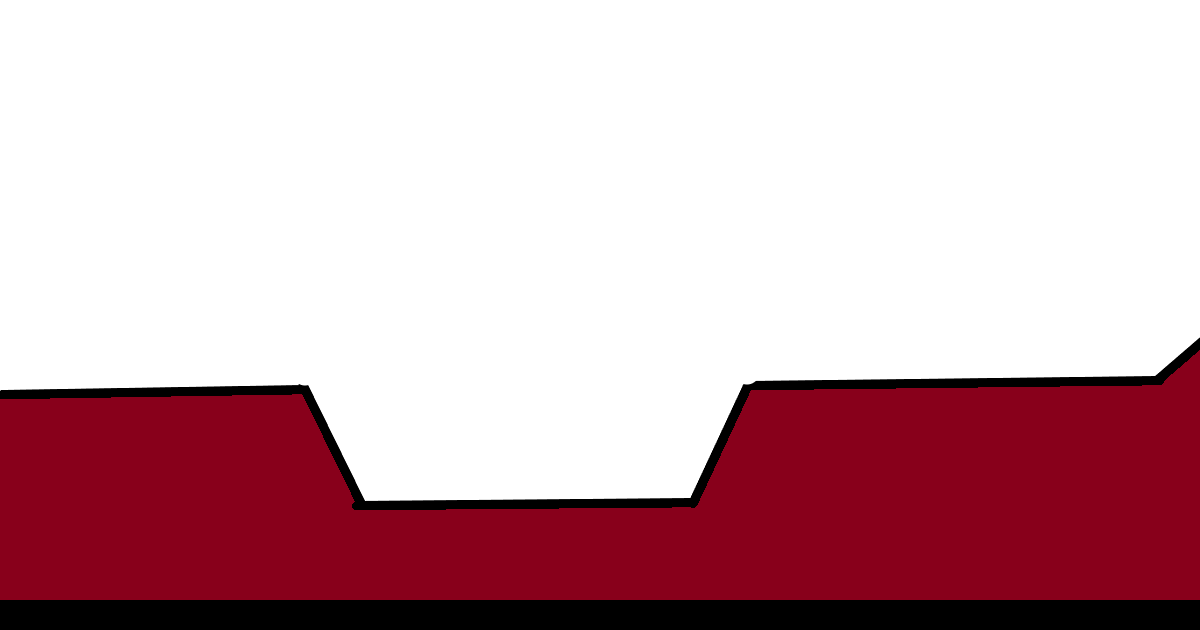

The image is a tile-based game level rendered from a .tmx file. Its description and complete source (layers, tilesets, objects, tile grids) follow:
An orthogonal 40x21 tile map with 30x30 px tiles, 1 tile layer (Tile Layer 1).

<map version="1.9" tiledversion="1.9.2" orientation="orthogonal" renderorder="right-down" width="40" height="21" tilewidth="30" tileheight="30" infinite="0" nextlayerid="2" nextobjectid="1">
 <tileset firstgid="1" source="ground.tsx" />
 <layer id="1" name="Tile Layer 1" width="40" height="21">
  <data encoding="csv">
1,2,3,4,5,6,7,8,9,10,11,12,13,14,15,16,17,18,19,20,21,22,23,24,25,26,27,28,29,30,31,32,33,34,35,36,37,38,39,40,
46,47,48,49,50,51,52,53,54,55,56,57,58,59,60,61,62,63,64,65,66,67,68,69,70,71,72,73,74,75,76,77,78,79,80,81,82,83,84,85,
91,92,93,94,95,96,97,98,99,100,101,102,103,104,105,106,107,108,109,110,111,112,113,114,115,116,117,118,119,120,121,122,123,124,125,126,127,128,129,130,
136,137,138,139,140,141,142,143,144,145,146,147,148,149,150,151,152,153,154,155,156,157,158,159,160,161,162,163,164,165,166,167,168,169,170,171,172,173,174,175,
181,182,183,184,185,186,187,188,189,190,191,192,193,194,195,196,197,198,199,200,201,202,203,204,205,206,207,208,209,210,211,212,213,214,215,216,217,218,219,220,
226,227,228,229,230,231,232,233,234,235,236,237,238,239,240,241,242,243,244,245,246,247,248,249,250,251,252,253,254,255,256,257,258,259,260,261,262,263,264,265,
271,272,273,274,275,276,277,278,279,280,281,282,283,284,285,286,287,288,289,290,291,292,293,294,295,296,297,298,299,300,301,302,303,304,305,306,307,308,309,310,
316,317,318,319,320,321,322,323,324,325,326,327,328,329,330,331,332,333,334,335,336,337,338,339,340,341,342,343,344,345,346,347,348,349,350,351,352,353,354,355,
361,362,363,364,365,366,367,368,369,370,371,372,373,374,375,376,377,378,379,380,381,382,383,384,385,386,387,388,389,390,391,392,393,394,395,396,397,398,399,400,
406,407,408,409,410,411,412,413,414,415,416,417,418,419,420,421,422,423,424,425,426,427,428,429,430,431,432,433,434,435,436,437,438,439,440,441,442,443,444,445,
451,452,453,454,455,456,457,458,459,460,461,462,463,464,465,466,467,468,469,470,471,472,473,474,475,476,477,478,479,480,481,482,483,484,485,486,487,488,489,490,
496,497,498,499,500,501,502,503,504,505,506,507,508,509,510,511,512,513,514,515,516,517,518,519,520,521,522,523,524,525,526,527,528,529,530,531,532,533,534,535,
541,542,543,544,545,546,547,548,549,550,551,552,553,554,555,556,557,558,559,560,561,562,563,564,565,566,567,568,569,570,571,572,573,574,575,576,577,578,579,580,
586,587,588,589,590,591,592,593,594,595,596,597,598,599,600,601,602,603,604,605,606,607,608,609,610,611,612,613,614,615,616,617,618,619,620,621,622,623,624,625,
631,632,633,634,635,636,637,638,639,640,641,642,643,644,645,646,647,648,649,650,651,652,653,654,655,656,657,658,659,660,661,662,663,664,665,666,667,668,669,670,
676,677,678,679,680,681,682,683,684,685,686,687,688,689,690,691,692,693,694,695,696,697,698,699,700,701,702,703,704,705,706,707,708,709,710,711,712,713,714,715,
721,722,723,724,725,726,727,728,729,730,731,732,733,734,735,736,737,738,739,740,741,742,743,744,745,746,747,748,749,750,751,752,753,754,755,756,757,758,759,760,
766,767,768,769,770,771,772,773,774,775,776,777,778,779,780,781,782,783,784,785,786,787,788,789,790,791,792,793,794,795,796,797,798,799,800,801,802,803,804,805,
811,812,813,814,815,816,817,818,819,820,821,822,823,824,825,826,827,828,829,830,831,832,833,834,835,836,837,838,839,840,841,842,843,844,845,846,847,848,849,850,
856,857,858,859,860,861,862,863,864,865,866,867,868,869,870,871,872,873,874,875,876,877,878,879,880,881,882,883,884,885,886,887,888,889,890,891,892,893,894,895,
0,0,0,0,0,0,0,0,0,0,0,0,0,0,0,0,0,0,0,0,0,0,0,0,0,0,0,0,0,0,0,0,0,0,0,0,0,0,0,0
</data>
 </layer>
</map>
